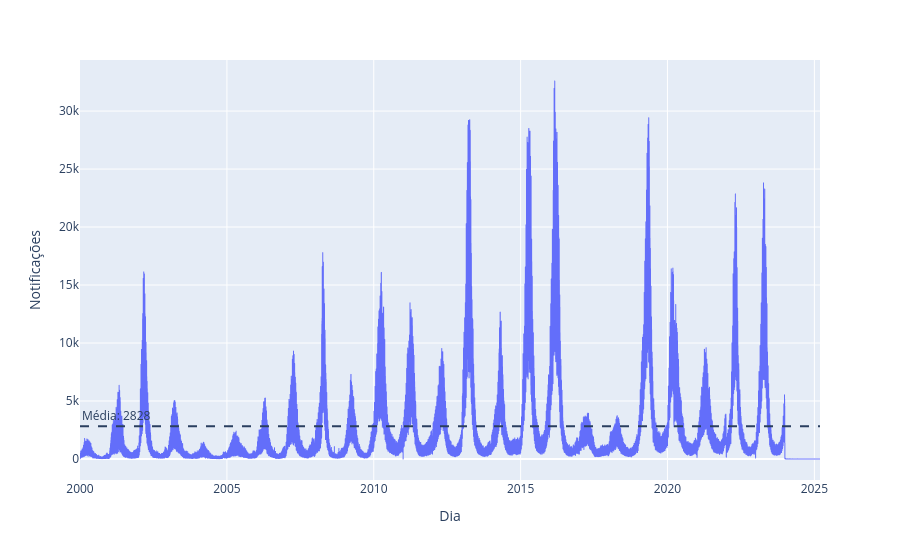

The code cell stored with this chart in its notebook:
### Code cell
media = df_notificacoes['Notificações'].mean()

fig = px.line(
    df_notificacoes,
    x='Dia',
    y='Notificações'
)

fig.add_hline(
    y=media,
    line_dash='dash',
    annotation_text=f"Média: {media:.0f}",
    annotation_position="top left"
)

fig.update_traces(line=dict(width=1))

fig.show()

### Figure 1 — Plotly figure (JSON) as saved in the notebook; plotly's stock layout.template omitted (floating-point values rounded to 4 significant figures; data arrays with more than 128 entries replaced by an {"elided": "..."} marker saying what was removed)
{"data": [{"hovertemplate": "Dia=%{x}<br>Notificações=%{y}<extra></extra>", "legendgroup": "", "line": {"color": "#636efa", "dash": "solid", "width": 1}, "marker": {"symbol": "circle"}, "mode": "lines", "name": "", "showlegend": false, "type": "scattergl", "x": {"elided": "8850 str values"}, "xaxis": "x", "y": {"elided": "8850 int values"}, "yaxis": "y"}], "layout": {"annotations": [{"showarrow": false, "text": "Média: 2828", "x": 0, "xanchor": "left", "xref": "x domain", "y": 2828.0, "yanchor": "bottom", "yref": "y"}], "legend": {"tracegroupgap": 0}, "margin": {"t": 60}, "shapes": [{"line": {"dash": "dash"}, "type": "line", "x0": 0, "x1": 1, "xref": "x domain", "y0": 2828.0, "y1": 2828.0, "yref": "y"}], "xaxis": {"anchor": "y", "domain": [0.0, 1.0], "title": {"text": "Dia"}}, "yaxis": {"anchor": "x", "domain": [0.0, 1.0], "title": {"text": "Notificações"}}}}
